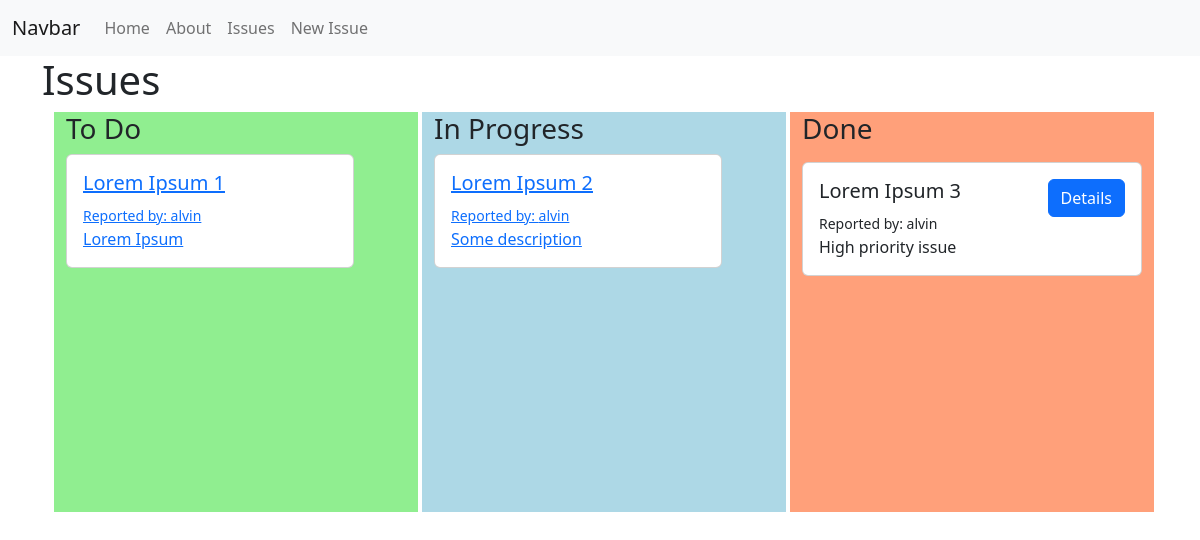
The app's page /issues/, older data.
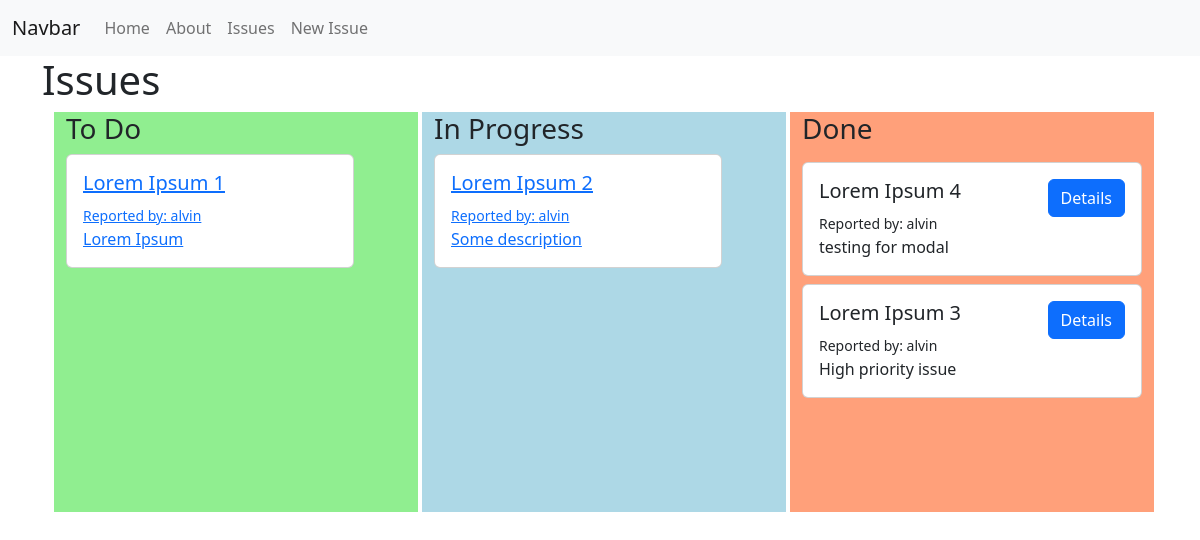
The same page, newer data.
### issues/models.py (models this page shows, shortened)
class Issue(models.Model):
    summary = models.CharField(max_length=1024)
    description = models.TextField()
    status = models.ForeignKey(
        Status,
        on_delete=models.CASCADE,
        null=True
    )
    priority = models.ForeignKey(
        Priority,
        on_delete=models.CASCADE,
        null=True
    )
    reporter = models.ForeignKey(
        get_user_model(),
        on_delete=models.CASCADE
    )
    assignee = models.ForeignKey(
        get_user_model(),
        on_delete=models.CASCADE,
        null=True,
        related_name="assignee",
    )
    created_on = models.DateTimeField(auto_now_add=True)

### issues/views.py (the view)
# urls.py: path('', BoardView.as_view(), name='board'),
class BoardView(ListView):
    template_name = "issues/board.html"
    model = Issue
    def get_context_data(self, **kwargs):
        context = super().get_context_data(**kwargs)
        to_do_status = Status.objects.get(name="to do")
        in_p_status = Status.objects.get(name="in progress")
        done_status = Status.objects.get(name="done")
        context["to_do_list"] = Issue.objects.filter(
            status=to_do_status).order_by("created_on").reverse()
        context["in_p_list"] = Issue.objects.filter(
            status=in_p_status).order_by("created_on").reverse()
        context["done_list"] = Issue.objects.filter(
            status=done_status).order_by("created_on").reverse()
        return context

### issues/models.py (called while the page is built)
    def __str__(self):
        return self.name

    def __str__(self):
        return self.name

### templates/issues/board.html (shortened to what this page needs)
{% extends 'base.html' %}
{% load static %}
{% block content %}
<h1>Issues</h1>
<div class="container-fluid d-flex flex-row gap-1">
    <div class="container list_one col-4">
        <h3>To Do</h3>
        <div class="row">
            <div class="col-4">
                {% for issue in to_do_list %}
                <a href="{% url 'issue_detail' issue.id %}">
                <div class="card" style="width: 18rem;">
                    <div class="card-body">
                        <h5 class="card-title">{{ issue.summary | truncatechars:150 }}</h5>
                        <small>Reported by: {{ issue.reporter }}</small>
                        <p class="card-text">{{ issue.description | truncatechars:250 }}</p>
                    </div>
                </div>
                </a>
                {% endfor %}
            </div>
        </div>
    </div>
    <div class="container list_two col-4">
        <h3>In Progress</h3>
        <div class="row">
            <div class="col-4">
                {% for issue in in_p_list %}
                <a href="{% url 'issue_detail' issue.id %}">
                <div class="card" style="width: 18rem;">
                    <div class="card-body">
                        <h5 class="card-title">{{ issue.summary | truncatechars:150 }}</h5>
                        <small>Reported by: {{ issue.reporter }}</small>
                        <p class="card-text">{{ issue.description | truncatechars:250 }}</p>
                    </div>
                </div>
                </a>
                {% endfor %}
            </div>
        </div>
    </div>
    <div class="container list_three col-4">
        <h3>Done</h3>
        <div class="row">
            <div class="col">
                {% for issue in done_list %}
                    <div class="card w-100 mt-2">
                        <div class="card-body d-flex flex-row justify-content-between">
                            <div class="leftCard">
                            <h5 class="card-title">{{ issue.summary | truncatechars:150 }}</h5>
                            <small>Reported by: {{ issue.reporter }}</small>
                            <p class="card-text">{{ issue.description | truncatechars:250 }}</p>
                            </div>
                            <div class="rightCard">
                            <button type="button" class="btn btn-primary" data-bs-toggle="modal" data-bs-target="#staticBackdrop">
                            Details
                            </button>
                            </div>
                        </div>
                    </div>
                {% endfor %}
            </div>
        </div>
    </div>
</div>
{% endblock content %}

### templates/base.html (shortened to what this page needs)
{% load static %}
<!DOCTYPE html>
<html lang="en">
<head>
    <link href="https://cdn.jsdelivr.net/npm/bootstrap@5.2.3/dist/css/bootstrap.min.css" rel="stylesheet">
</head>
<body>
    <nav class="navbar navbar-expand-lg bg-light">
        <div class="container-fluid">
            <a class="navbar-brand" href="#">Navbar</a>
            <div class="collapse navbar-collapse" id="navbarNavAltMarkup">
                <div class="navbar-nav">
                    <a class="nav-link" href="{% url 'home' %}">Home</a>
                    <a class="nav-link" href="{% url 'about' %}">About</a>
                    <a class="nav-link" href="{% url 'board' %}">Issues</a>
                    <a class="nav-link" href="#">New Issue</a>
                </div>
            </div>
        </div>
    </nav>
    <div class="container">
    {% block content %}
    {% endblock content %}
    </div>
</body>
</html>

### templates/issues/board.html (style rules this page uses)
.list_one { background-color: lightgreen; height: 50vh; }
.list_two { background-color: lightblue; height: 50vh; }
.list_three { background-color: lightsalmon; height: 50vh; }

Row changes from the older to the newer data that the page shows:
added Issue: summary "Lorem Ipsum 4", reporter "alvin", description "testing for modal", shown under "Done"
